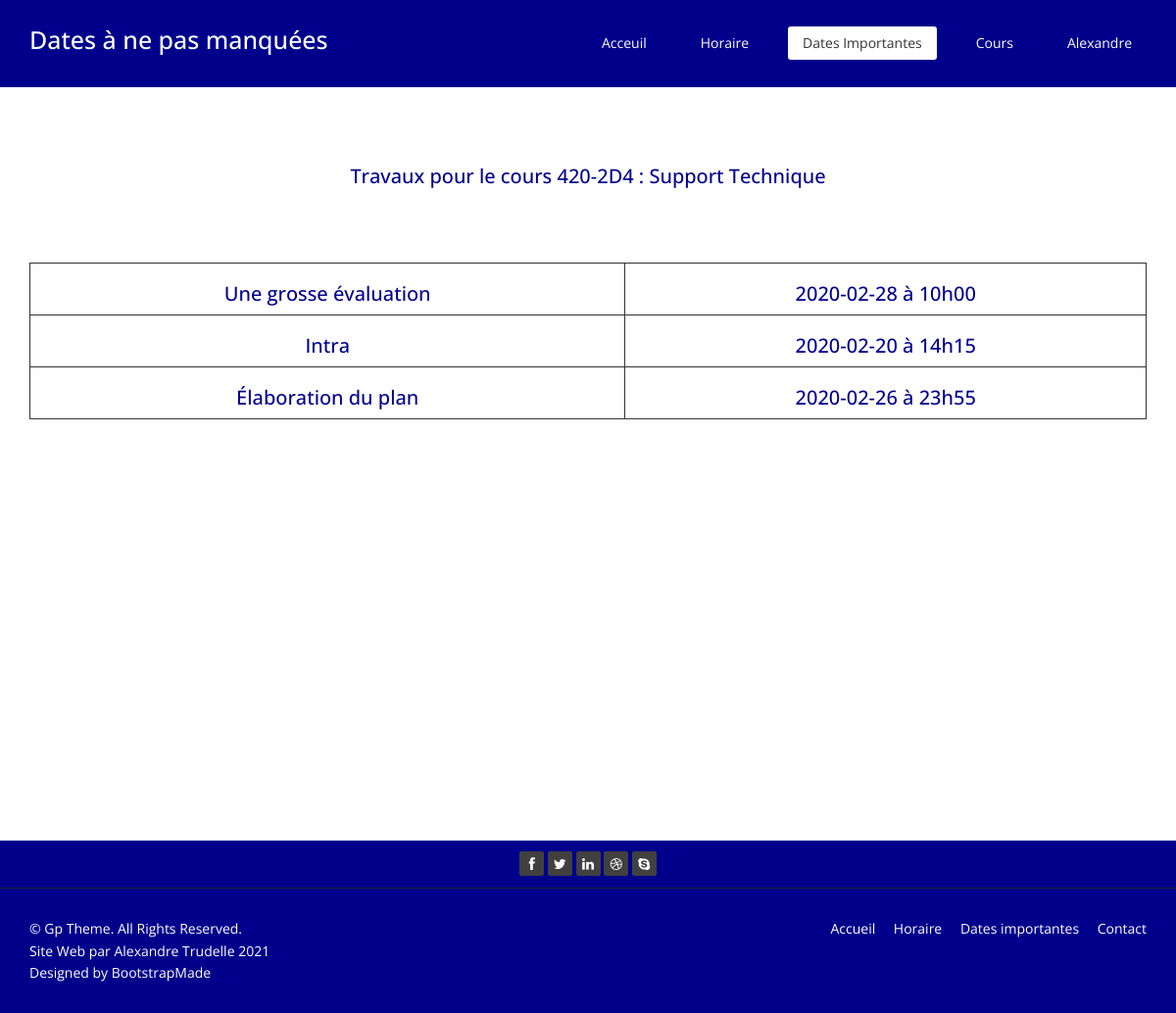
Page /dates-importantes.php?cours_id=2 (signed in) on the committed database.
### tables this page shows
CREATE TABLE `pages` (
  `id` int(11) NOT NULL,
  `url` varchar(255) NOT NULL,
  `titre` varchar(60) NOT NULL,
  `description` varchar(150) NOT NULL,
  `h1` varchar(100) NOT NULL,
  `public` tinyint(1) NOT NULL,
  `texte` longtext NOT NULL,
  `modification` datetime NOT NULL
);

CREATE TABLE `cours` (
  `id` int(11) NOT NULL,
  `code` varchar(10) NOT NULL,
  `titre` varchar(255) NOT NULL,
  `saison_id` int(11) NOT NULL,
  `annee` int(11) NOT NULL,
  `professeur` varchar(255) NOT NULL
);

CREATE TABLE `travaux` (
  `id` int(11) NOT NULL,
  `cours_id` int(11) NOT NULL,
  `titre` varchar(50) NOT NULL,
  `tempsestime` varchar(255) DEFAULT NULL,
  `avancement` decimal(5,2) DEFAULT NULL,
  `dateremise` datetime NOT NULL,
  `sommatif` tinyint(1) NOT NULL,
  `corrigesur` decimal(5,2) NOT NULL,
  `note` decimal(5,2) DEFAULT NULL,
  `ponderation` decimal(5,2) DEFAULT NULL
);

### include/configuration.inc (called while the page is built, shortened)
<?php
$nomPage = basename($_SERVER['SCRIPT_NAME']);

### dates-importantes.php (the view, shortened to what this page needs)
<?php
require 'include/configuration.inc';
require 'include/entete.inc';
?>
    <link href="css/bootstrap.min.css" rel="stylesheet">
    <link rel="stylesheet" href="css/font-awesome.min.css">
    <link href="css/animate.min.css" rel="stylesheet">
    <link href="css/prettyPhoto.css" rel="stylesheet">
    <link href="css/style.css" rel="stylesheet">
    <link href="css/responsive.css" rel="stylesheet">
    <link href="css/messtyles.css" rel="stylesheet">
    <div class="container text-center padding  ">
        <?php
        if (isset($_GET['cours_id'])) {
            $cours_id = $_GET['cours_id'];
            $requete = "SELECT code, titre FROM cours WHERE id='$cours_id'";
            $stmt = $mysqli->prepare($requete);
            if ($stmt) {
                $stmt->execute();
                $stmt->store_result();
                if (0 == $stmt->errno) {
                    if ($stmt->num_rows > 0) {
                        $stmt->bind_result($code, $titre);
                        while ($stmt->fetch()) {
                            echo "<h2>Travaux pour le cours $code : $titre</h2> ";
                        }
                        $requete = "SELECT titre, dateremise FROM travaux WHERE cours_id='$cours_id'";
                        $stmt = $mysqli->prepare($requete);
                        if ($stmt) {
                            $stmt->execute();
                            $stmt->store_result();
                            if (0 == $stmt->errno) {
                                if ($stmt->num_rows > 0) {
                                    $stmt->bind_result($titre, $dateremise);
                                    echo '<table>';
                                    while ($stmt->fetch()) {
                                        $date1= date(" Y-m-d à H\hi", strtotime($dateremise));
                                        echo"<br>";
                                        echo "<tr><td><h2> $titre </h2></td><td><h2>$date1</h2></td></tr>";
                                    }
                                    echo '</table>';
                                } else {
                                    echo "<p>Aucun travaux n'est a remettre pour ce cours</p>";
                                    $stmt->close();
                                }
                            }
                        }
                    }
                    else{
                        echo "<p>Désolé ce cours n'est pas disponible</p>";
                        $stmt->close();
                    }
                }
            }
        }
        else {
            echo "<p>Aucun cours n'a été trouvé, veuillez recomencer</p>";
        }
        ?>
    </div>
<?php
  require 'include/pied-page.inc';
  ?>

### include/entete.inc (shortened to what this page needs)
<!DOCTYPE html>
<html lang="fr-CA" >
<?php
$requete = "SELECT * FROM pages WHERE url='$nomPage'";
$resultat = $mysqli->query($requete);
$enreg = $resultat->fetch_row();
$h1=$enreg[4];
if (isset($_SESSION['prenom'])) {
    $prenom =$_SESSION['prenom'];
}
if (isset($_SESSION['nomfamille'])) {
    $nomfamille =$_SESSION['nomfamille'];
}
?>
<head>
    <link href="" rel="stylesheet">
</head>
<body class="homepage  ">
<header id="header">
    <nav class="navbar navbar-fixed-top">
        <div class="container">
            <div class="navbar-header">
                <?php
                echo" <h1 class=\"navbar-brand\" >$h1</h1>";
                ?>
            </div>
            <div class="collapse navbar-collapse navbar-right">
                <ul class="nav navbar-nav">
                    <?php
                    if ($nomPage == "index.php") {
                        echo"<li class=\"active\"><a href=\"../index.php\">Acceuil</a></li>";
                        echo"<li><a class=\"\" href=\"../horaire.php\">Horaire</a></li>";
                        echo"<li><a class=\"\" href=\"../dates-importantes.php\">Dates Importantes</a></li>";
                        echo"<li><a class=\"\" href=\"../cours.php\">Cours</a></li>";
                        if ($prenom!=null && $nomfamille!=null){
                            echo" <li class=\"nav-item dropdown\">
                          <a class=\"nav-link dropdown-toggle\" >
                          $prenom
                         </a>
                         <div class=\"dropdown-menu\">
                         <a class=\"dropdown-item\" href=\"../deconnecter.php\">Déconnexion</a>
                         </div>
                         </li>";
                        }
                        else{
                            echo"<li class=\"\"><a href=\"../authentification.php\">Authentification</a></li>";
                        }
                    }
                    else if ($nomPage == "dates-importantes.php") {
                        echo"<li><a class=\"\" href=\"../index.php\">Acceuil</a></li>";
                        echo"<li><a class=\"\" href=\"../horaire.php\">Horaire</a></li>";
                        echo"<li class=\"active\"><a href=\"../dates-importantes.php\">Dates Importantes</a></li>";
                        echo"<li><a class=\"\" href=\"../cours.php\">Cours</a></li>";
                        if ($prenom!=null && $nomfamille!=null){
                            echo" <li class=\"nav-item dropdown\">
                          <a class=\"nav-link dropdown-toggle\" >
                          $prenom
                         </a>
                         <div class=\"dropdown-menu\">
                         <a class=\"dropdown-item\" href=\"../deconnecter.php\">Déconnexion</a>
                         </div>
                         </li>";
                        }
                        else{
                            echo"<li class=\"\"><a href=\"../authentification.php\">Authentification</a></li>";
                        }
                    }
                    ?>
                </ul>
            </div>
        </div>
    </nav>
</header>
<section  id="bienvenue" class="text-right">
</section >
<section id="middle"

### css/style.css (style rules this page uses)
body { background: #ffffff; font-family:'Open Sans', Arial, sans-serif; color:#333; line-height:1.6em; }
h1, h2, h3, h4, h5, h6 { font-weight:500; font-family:'Open Sans', Arial, sans-serif; color:#333; }
h1 { font-size: 36px; color:#fff; }
h2 { font-size: 20px; }
a { color: #E8CE0E; -webkit-transition: color 300ms, background-color 300ms; -moz-transition: color 300ms, background-color 300ms; -o-transition: color 300ms, background-color 300ms; transition: color 300ms, background-color 300ms; }
body > section { padding: 70px 0; }
.navbar>.container .navbar-brand { margin-left: 0; }
.navbar-brand { padding: 0; margin:0; color:#E8CE0E; }
.navbar { border-radius: 0; margin-bottom: 0; background: #151515; padding: 15px 0; padding-bottom: 0; }
.navbar-nav { margin-top: 12px; }
.navbar-nav>li { margin-left: 25px; padding-bottom: 28px; }
.navbar-fixed-top .navbar-nav > li > a { padding: 5px 15px; margin: 0; border-radius: 3px; color: #fff; line-height: 24px; display: inline-block; }
.navbar-fixed-top { border: none; }
.navbar-fixed-top .navbar-brand { font-size: 36px; line-height: 50px; color: #fff; }
.navbar-fixed-top .navbar-nav > .active > a, .navbar-fixed-top .navbar-nav > .active > a:hover, .navbar-fixed-top .navbar-nav > .active > a:focus, .navbar-fixed-top .navbar-nav > .open > a, .navbar-fixed-top .navbar-nav > .open > a:hover, .navbar-fixed-top .navbar-nav > .open > a:focus { background-color: #E8CE0E; color: #333; }
.navbar-fixed-top .navbar-collapse, .navbar-fixed-top .navbar-form { border-top: 0; padding-bottom: 0; }
#middle { background: #fff; margin-top:-90px; height: auto; }

### css/messtyles.css (style rules this page uses)
html, body { height: 100%; }
#middle { padding-top: 39px; }
.navbar-fixed-top .navbar-nav > .active > a { background: #ffffff ; }
.navbar-fixed-top .navbar-nav > .active > a, .navbar-fixed-top .navbar-nav > .active > a:hover, .navbar-fixed-top .navbar-nav > .active > a:focus, .navbar-fixed-top .navbar-nav > .open > a, .navbar-fixed-top .navbar-nav > .open > a:hover, .navbar-fixed-top .navbar-nav > .open > a:focus { background-color: #ffffff ; color: #333; }
table, td { border: 1px solid #333; text-align: center; size: 25px; color: darkblue; }
table { width: 100%; border: 10px; border-spacing: 10px; color: darkblue; }
.navbar { background: darkblue; }
h2 { font-size: 20px; color: darkblue; }
.padding { padding-top: 60px; }
.navbar-fixed-top .navbar-brand { font-size: 25px; line-height: 50px; color: #fff; }
a { color: white; }

### rows in the picture
pages: h1 "Dates à ne pas manquées"
cours: code "420-2D4", titre "Support Technique"
travaux: titre "Une grosse évaluation", dateremise "2020-02-28 à 10h00"
travaux: titre "Intra", dateremise "2020-02-20 à 14h15"
travaux: titre "Élaboration du plan", dateremise "2020-02-26 à 23h55"

### other values in the picture
$prenom "Alexandre"
